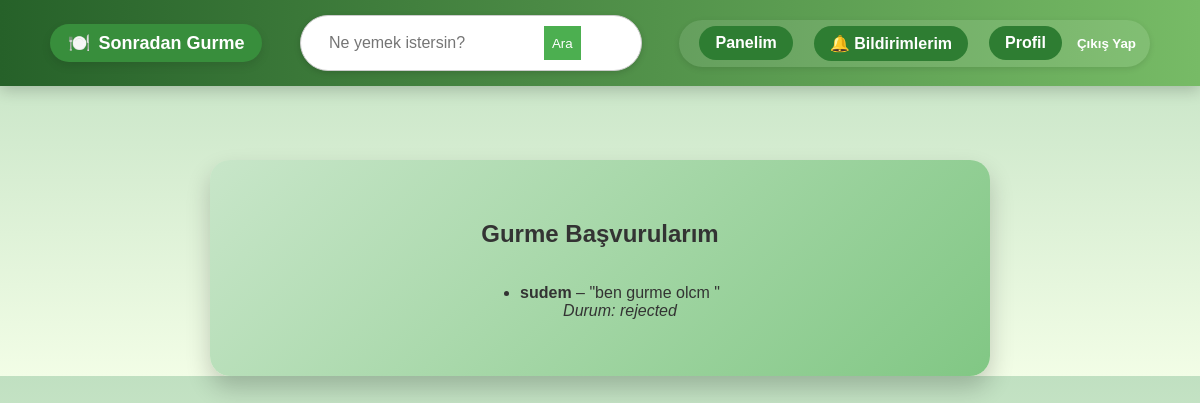
Before: /sgapp/basvurularim/ (signed in) with the older database file.
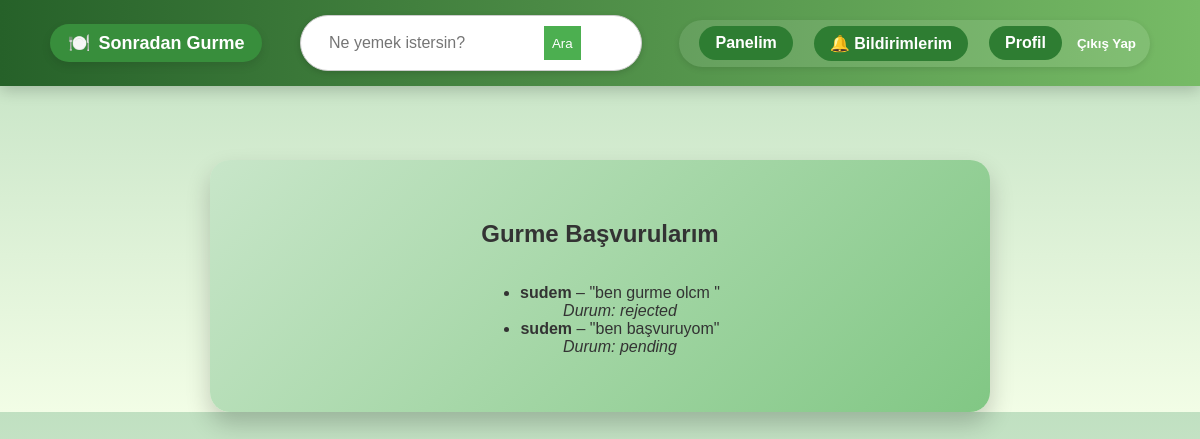
After: the same page with the newer database file.
### sgapp/models.py (models this page shows, shortened)
class Application(models.Model):
    user = models.ForeignKey(User, on_delete=models.CASCADE)
    message = models.TextField()
    status = models.CharField(max_length=20, choices=[
        ('pending', 'Beklemede'),
        ('approved', 'Onaylandı'),
        ('rejected', 'Reddedildi'),
    ], default='pending')

class User(AbstractUser):
    ROLE_CHOICES = (
        ('normal', 'Normal Kullanıcı'),
        ('gurme', 'Gurme'),
        ('moderator', 'Moderatör'),
    )
    role = models.CharField(max_length=10, choices=ROLE_CHOICES, default='normal')
    bio = models.TextField(blank=True)
    profile_picture = models.ImageField(upload_to='profiles/', null=True, blank=True)
    favorite_dish = models.CharField(max_length=100, blank=True, null=True)

### sgapp/views.py (the view)
# urls.py: path('basvurularim/', views.kullanici_basvurularim, name='kullanici-basvurularim'),
@login_required
def kullanici_basvurularim(request):
    my_applications = Application.objects.filter(user=request.user)
    return render(request, 'kullanici_basvurularim.html', {'applications': my_applications})

### sgapp/context_processors.py (called while the page is built, shortened)
def moderator_bildirimler(request):
    return {}

### templates/kullanici_basvurularim.html
{% extends 'base.html' %}
{% block content %}
<div class="welcome-container">
    <h2>Gurme Başvurularım</h2>
    {% if applications %}
        <ul>
            {% for app in applications %}
                <li>
                    <strong>{{ app.user.username }}</strong> –
                    "{{ app.message }}" <br>
                    <em>Durum: {{ app.status }}</em>
                </li>
            {% endfor %}
        </ul>
    {% else %}
        <p>Henüz bir başvurun bulunmuyor sudecim 💛💙</p>
    {% endif %}
</div>
{% endblock %}

Changed rows visible on the page:
added Application: user.username "sudem", message "ben başvuruyom", status "pending"
